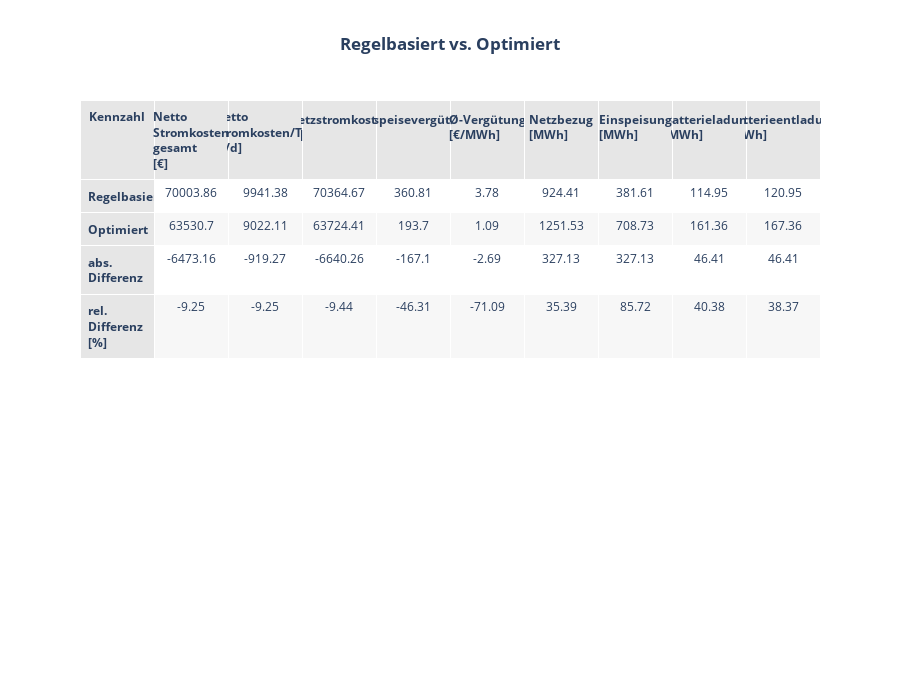

This figure's notebook cell:
### Markdown cell above
**Ausgabe der wichtigsten KPIs zum quanitiativen Vergleich der Performance**

### Code cell
import numpy as np
import pandas as pd
import plotly.graph_objects as go

# Export-gewichtete Preise
wavg_price_rule = (result_df_rule["spotprice_EUR_per_MWh"] * result_df_rule["ee_export_MWh"]).sum() / max(result_kpis_rule["Einspeisung"], 1e-9)
wavg_price_opt  = (result_df_opt["spotprice_EUR_per_MWh"]  * result_df_opt["ee_export_MWh"]).sum()  / max(result_kpis_opt["Einspeisung"], 1e-9)

# Tage aus Stunden
days = len(df_weather) / 24

# Basistabelle
summary = pd.DataFrame({
    "Netto Stromkosten gesamt [€]": [result_kpis_rule["Netto Stromkosten"], result_kpis_opt["Netto Stromkosten"]],
    "Netto Stromkosten/Tag [€/d]":  [result_kpis_rule["Netto Stromkosten"]/days, result_kpis_opt["Netto Stromkosten"]/days],
    "Netzstromkosten [€]":          [result_kpis_rule["Netzstromkosten"], result_kpis_opt["Netzstromkosten"]],
    "Einspeisevergütung [€]":       [result_kpis_rule["Einspeisevergütung"], result_kpis_opt["Einspeisevergütung"]],
    "Ø-Vergütung [€/MWh]":    [wavg_price_rule, wavg_price_opt],
    "Netzbezug [MWh]":              [result_kpis_rule["Netzbezug"], result_kpis_opt["Netzbezug"]],
    "Einspeisung [MWh]":            [result_kpis_rule["Einspeisung"], result_kpis_opt["Einspeisung"]],
    "Batterieladung [MWh]":         [result_kpis_rule["Batterieladung"], result_kpis_opt["Batterieladung"]],
    "Batterieentladung [MWh]":      [result_kpis_rule["Batterieentladung"], result_kpis_opt["Batterieentladung"]],
}, index=["Regelbasiert", "Optimiert"])

# abs. Differenz und rel. Differenz [%]
abs_diff = summary.loc["Optimiert"] - summary.loc["Regelbasiert"]
rel_diff = (abs_diff / summary.loc["Regelbasiert"].replace(0, np.nan)) * 100

summary.loc["abs. Differenz"] = abs_diff
summary.loc["rel. Differenz [%]"] = rel_diff

summary = summary.astype(float).round(2)

# Header fett
cols = summary.columns.tolist()
header_vals = ["<b>Kennzahl</b>"] + [f"<b>{c}</b>" for c in cols]

# Werte; linke Spalte fett
left_col_vals = [f"<b>{idx}</b>" for idx in summary.index.tolist()]
values = [left_col_vals] + [summary[c].round(2).tolist() for c in cols]

# Zellfarben: linke Spalte komplett grau, andere Spalten Zebra
n_rows = len(summary)
first_col = ["#e6e6e6"] * n_rows
zebra = [["#ffffff", "#f7f7f7"][i % 2] for i in range(n_rows)]
fill_colors = [first_col] + [zebra for _ in cols]

fig = go.Figure(data=[go.Table(
    header=dict(values=header_vals, fill_color="#e6e6e6", align="center", height=28),
    cells=dict(
        values=values,
        align=["left"] + ["center"] * len(cols),
        fill_color=fill_colors,
        height=26
    )
)])

fig.update_layout(
    title="<b>Regelbasiert vs. Optimiert</b>",
    title_x=0.5,
    height=700
)

fig.show()

summary.to_csv("results\kpi_vergleich_tabellarisch.csv")

### Figure 1 — Plotly figure (JSON) as saved in the notebook; plotly's stock layout.template omitted (floating-point values rounded to 4 significant figures)
{"data": [{"cells": {"align": ["left", "center", "center", "center", "center", "center", "center", "center", "center", "center"], "fill": {"color": [["#e6e6e6", "#e6e6e6", "#e6e6e6", "#e6e6e6"], ["#ffffff", "#f7f7f7", "#ffffff", "#f7f7f7"], ["#ffffff", "#f7f7f7", "#ffffff", "#f7f7f7"], ["#ffffff", "#f7f7f7", "#ffffff", "#f7f7f7"], ["#ffffff", "#f7f7f7", "#ffffff", "#f7f7f7"], ["#ffffff", "#f7f7f7", "#ffffff", "#f7f7f7"], ["#ffffff", "#f7f7f7", "#ffffff", "#f7f7f7"], ["#ffffff", "#f7f7f7", "#ffffff", "#f7f7f7"], ["#ffffff", "#f7f7f7", "#ffffff", "#f7f7f7"], ["#ffffff", "#f7f7f7", "#ffffff", "#f7f7f7"]]}, "height": 26, "values": [["<b>Regelbasiert</b>", "<b>Optimiert</b>", "<b>abs. Differenz</b>", "<b>rel. Differenz [%]</b>"], [70000.0, 63530.0, -6473.0, -9.25], [9941.0, 9022.0, -919.3, -9.25], [70360.0, 63720.0, -6640.0, -9.44], [360.8, 193.7, -167.1, -46.31], [3.78, 1.09, -2.69, -71.09], [924.4, 1252.0, 327.1, 35.39], [381.6, 708.7, 327.1, 85.72], [115.0, 161.4, 46.41, 40.38], [121.0, 167.4, 46.41, 38.37]]}, "header": {"align": "center", "fill": {"color": "#e6e6e6"}, "height": 28, "values": ["<b>Kennzahl</b>", "<b>Netto Stromkosten gesamt [€]</b>", "<b>Netto Stromkosten/Tag [€/d]</b>", "<b>Netzstromkosten [€]</b>", "<b>Einspeisevergütung [€]</b>", "<b>Ø-Vergütung [€/MWh]</b>", "<b>Netzbezug [MWh]</b>", "<b>Einspeisung [MWh]</b>", "<b>Batterieladung [MWh]</b>", "<b>Batterieentladung [MWh]</b>"]}, "type": "table"}], "layout": {"height": 700, "title": {"text": "<b>Regelbasiert vs. Optimiert</b>", "x": 0.5}}}
